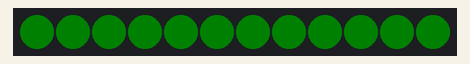
Recording of a sketch running on a simulated Arduino Uno, built with avr-gcc and run on an emulated ATmega328P. Shown: 12 RGB LEDs in strip order, left to right. Dim RGB values are drawn brighter than linear.

Above: at 0.15 s.
At 1.04 s:
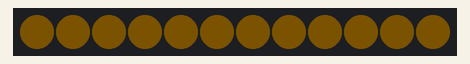
At 1.68 s:
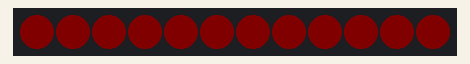
At 2.53 s:
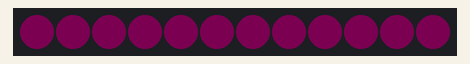
At 3.46 s:
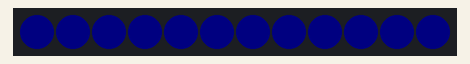
At 4.61 s:
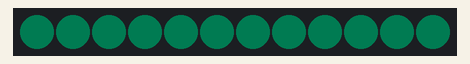

Measured:
- by itself, everything shown: repeats every 5.4 s, in 18 steps

The sketch:

BLKLab_Code_Dieu_Khien_LED_RGB_WS2812.ino
```cpp
/*
 * ================================================================================*
 *                            BANLINHKIEN.COM
 * ================================================================================*
 *                    Hướng Dẫn Điều khiển Led RGB WS2812
 * Đấu nối:
  - D3: Chân kết nối với DIN của LED WS2812
 */

#include <Adafruit_NeoPixel.h>                                 // Gọi thư viện Adafruit NeoPixel để sử dụng

#define LED_PIN 3                                              // Định nghĩa chân kết nối với DIN của LED WS2812
#define NUM_LEDS 12                                            // Số lượng LED trong dây NeoPixel
#define BRIGHTNESS 5                                           // Điều chỉnh độ sáng (0-255)
#define LED_TYPE NEO_GRB + NEO_KHZ800                          // Loại của LED NeoPixel, ở đây là loại RGB với tần số NEO_KHZ800.

Adafruit_NeoPixel strip(NUM_LEDS, LED_PIN, LED_TYPE);          // Khởi tạo đối tượng dải đèn NeoPixel

void setup() {
  strip.begin();                                               // Khởi động dải đèn
  strip.show();                                                // Tắt tất cả các LED khi khởi động
  strip.setBrightness(BRIGHTNESS);                             // Thiết lập độ sáng cho dải đèn.
}

void loop()
{
  // Gọi các hàm điều khiển LED tại đây

  rainbowCycle(20);                                             // Gọi hàm tạo hiệu ứng chạy qua màu sắc của LED NeoPixel.
}

// Hàm tạo hiệu ứng chạy qua màu sắc của LED NeoPixel.

void rainbowCycle(int wait)
{
  uint16_t i, j;

  for(j=0; j<256*5; j++)                                        // Chạy qua màu sắc từ đỏ đến tím
  {
    for(i=0; i< strip.numPixels(); i++)
    {
      strip.setPixelColor(i, Wheel((i+j) & 255));               // Thiết lập màu sắc cho từng LED
    }
    strip.show();                                               // Hiển thị trạng thái mới của các LED sau khi đã cập nhật màu sắc.
    delay(wait);                                                // Đợi một khoảng thời gian (wait) trước khi chuyển sang vòng lặp tiếp theo.
  }
}

// Hàm tính toán màu sắc

uint32_t Wheel(byte WheelPos)
{
  if(WheelPos < 85)
  {
    return strip.Color(WheelPos * 3, 255 - WheelPos * 3, 0);    // Màu từ đỏ đến vàng
  }
  else if(WheelPos < 170)
  {
    WheelPos -= 85;
    return strip.Color(255 - WheelPos * 3, 0, WheelPos * 3);    // Màu từ vàng đến xanh lá cây
  }
  else
  {
    WheelPos -= 170;
    return strip.Color(0, WheelPos * 3, 255 - WheelPos * 3);    // Màu từ xanh lá cây đến tím
  }
}
```
